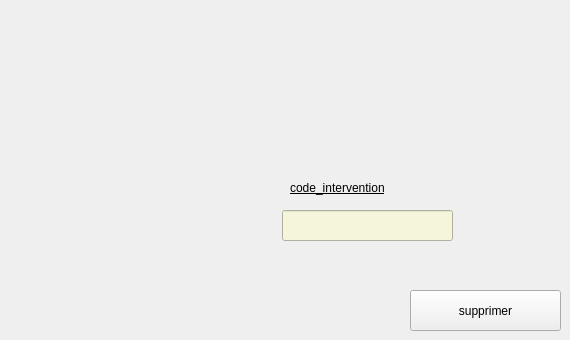
      <widget class="QWidget" name="page_36">
       <widget class="QPushButton" name="supp_inter_2">
        <property name="geometry">
         <rect>
          <x>410</x>
          <y>290</y>
          <width>151</width>
          <height>41</height>
         </rect>
        </property>
        <property name="styleSheet">
         <string notr="true">backgroun-color:red;</string>
        </property>
        <property name="text">
         <string>supprimer</string>
        </property>
       </widget>
       <widget class="QLineEdit" name="id_inter_supp">
        <property name="geometry">
         <rect>
          <x>282</x>
          <y>210</y>
          <width>171</width>
          <height>31</height>
         </rect>
        </property>
        <property name="styleSheet">
         <string notr="true">background-color:beige;</string>
        </property>
       </widget>
       <widget class="QLabel" name="label_83">
        <property name="geometry">
         <rect>
          <x>290</x>
          <y>180</y>
          <width>161</width>
          <height>16</height>
         </rect>
        </property>
        <property name="styleSheet">
         <string notr="true">font: 75 8pt &quot;MS Shell Dlg 2&quot;;
font: 75 8pt &quot;MS Shell Dlg 2&quot;;
font: 75 10pt &quot;MS Shell Dlg 2&quot;;
text-decoration: underline;</string>
        </property>
        <property name="text">
         <string>code_intervention</string>
        </property>
       </widget>
      </widget>
